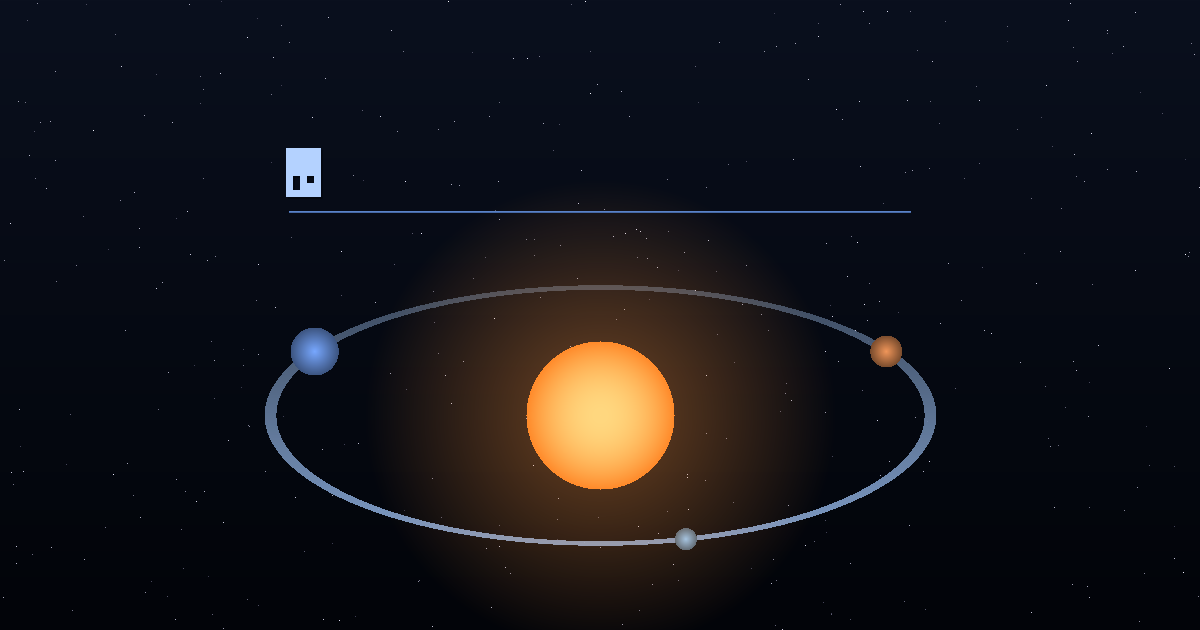
#> input picture dist/og-image.png, 1200 x 630 px
$ python plate_map.py ../../dist/og-image.png
#> lines starting #> are read from the running program, lines starting #| are printed output that depends on the picture
#!/usr/bin/env python3
"""Map Bode plate layouts as ASCII ink-density maps to locate figures."""
import sys
from PIL import Image

def ascii_map(path, w=96, h=64, thresh=128):
#> called with path = '../../dist/og-image.png', w = 96, h = 64, thresh = 128
    im = Image.open(path).convert("L")
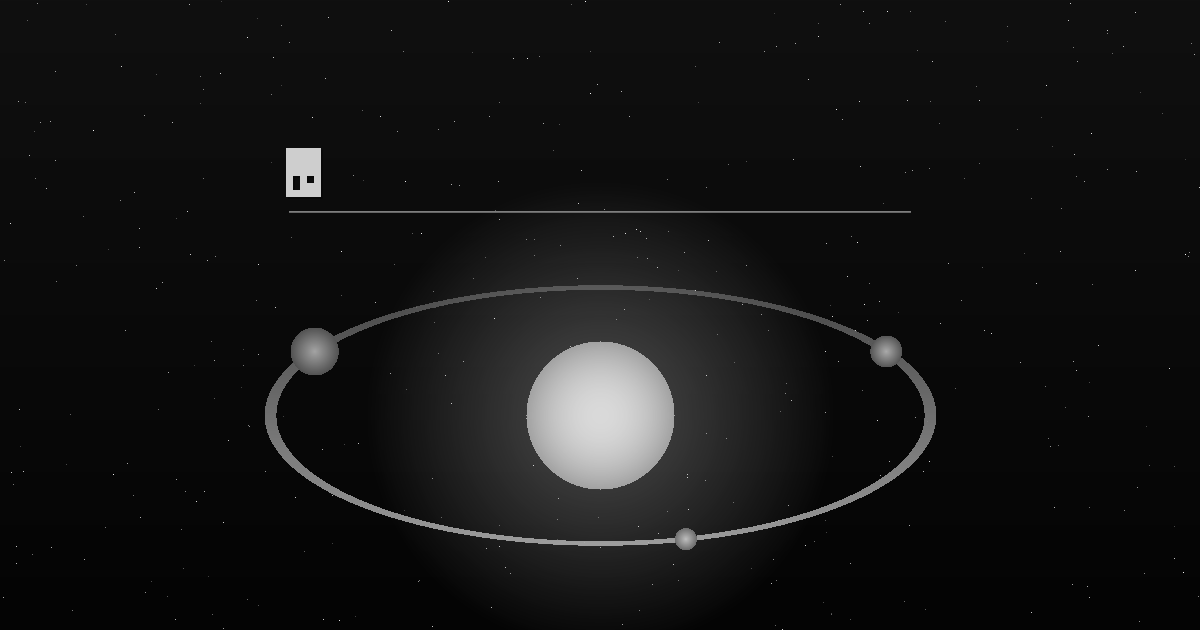
#> im: PIL image 1200x630 L; min 4, max 251, mean 20
    W, H = im.size
#> W = 1200; H = 630
    # sample a pixel grid
    im_s = im.resize((w, h), Image.LANCZOS)
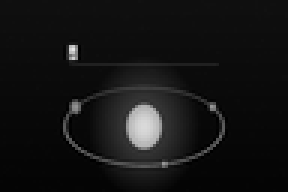
#> im_s: PIL image 96x64 L (shown 3 times larger); min 0, max 229, mean 20
    px = im_s.load()
    chars = " .:-=+*#%@"
    lines = []
    for y in range(h):
        row = []
        for x in range(w):
            v = px[x, y]
            # ink = dark; map darkness to char density (0=white->space, 255=ink->@)
            d = 255 - v
            if d < thresh * 0.35:
                row.append(" ")
            else:
                row.append(chars[min(len(chars) - 1, d * len(chars) // 256)])
        lines.append(f"{y * H // h:5d} |{''.join(row)}|")
#> after the loop, lines = 64 items
    head = f"## {path.split('/')[-1]}  ({W}x{H})  x-axis: 0..{W}, ticks every 10 cols = {W//w}px"
    return "\n".join([head] + lines)

if __name__ == "__main__":
    for p in sys.argv[1:]:
        print(ascii_map(p))
        print()
